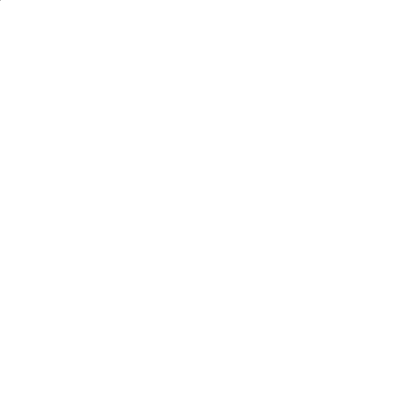
Frame 1 (no input)
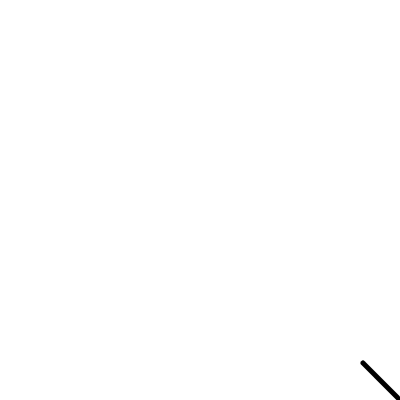
Frame 60 (no input)
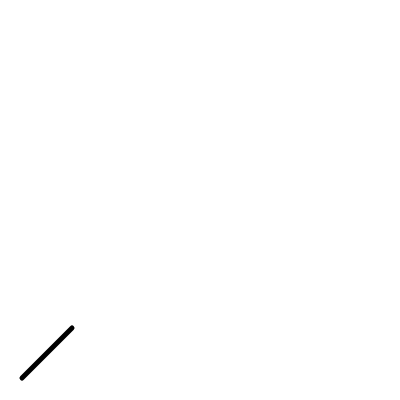
Frame 120 (the mouse pressed at the canvas centre since frame 60)

The p5.js sketch that drew these frames (run headless with seeded random() and noise() and a simulated clock; from frame 60 on, the mouse is pressed at the canvas centre):

// p5.js sketch
// ── sketch.js
//ヘインティハウィ
// 25H104


let x1 = 0;y1 = 0;
let stretch = 50;
let speed = 7;
let x2 = x1 - stretch;
let y2 = y1 - stretch;
let x3 = 400; x4 =  x3 + stretch;
let y3 = 0;y4 = y3 - stretch;
let x5 = 0; y5 = 0;
let x6 = 400;y6 = 300;
let x7 = 195;y7 = 400;
let middistance = 0;
let diameter = 70;
let rb_speed = 4;rbx_speed = 2;
let rb_stopped = false;
let lb_stopped = false;
let state = 0;
let lb_speed = -5.5;
let mid_stopped = false;
let count = 50;
let x1m = 138;
let y1m = 198;
let x2m = 138
let y2m = 198
let smo = 1;
let x11 = 500;
let y11 = 22;
let z = 0;

 
function setup() {
  createCanvas(400, 400);

 
  
  
}

function draw() {
//background(150, 50, 100);
background ( 255,255,255);

if (state === 0 ){
  line1();
}else if ( state === 1){
  line2();
}else if ( state === 2){

  r_ball();
  l_ball();
  middleone();

    if( y5 === 150 && y6 === 150 && y7 === 150 && count >= 0){
    diameter += 0.7;
    middistance += 1;
      x5 += 0.2;
      x6 -= 0.2;
    count --;
  }
  if ( count <= 0){
     middleline();
  }
  if ( y7 === 150 && smo < 10){
    smo ++ ;
  }
  if ( smo === 10){
   name();
  }

}
}
function line1 (){
  line(x1 , y1 ,x2 , y2);
  strokeWeight (5);
  
  x1 += speed;
  y1 += speed;
  x2 += speed;
  y2 += speed;
  if (x2 > 400){
    state = 1;
  }

  
} 
function line2(){
  line ( x3 ,y3 , x4 , y4);
  strokeWeight(5);
  
  x3 -= speed;
  x4 -= speed;
  y3 += speed;
  y4 += speed;
  if ( x4 < 0 ){
    state = 2;
  }
}
function r_ball(){
  
  stroke (0 , 64 ,152);
  strokeWeight (smo);
  fill(255, 255, 255);
  circle (x5 , y5 , diameter );

 if ( !rb_stopped) {
   y5 += rb_speed;
   x5 += rbx_speed;
   
   if ( y5 >= 300 ){
     rb_speed = 0
     rbx_speed = 5.5
   }
   
   if ( x5 >= 255 && rb_speed <= 0){
     rbx_speed = 5.5;
     rb_stopped = true;
  
   }

  }
    if ( y7 <= 300){
    y5 -= 1;
  
  if ( y5 <=150 ){
    y5 = 150;
  }}
}
function l_ball( ){
  
  stroke (0 , 64 ,152);
  strokeWeight (smo);   
  fill(255, 255, 255);
  circle ( x6,y6,diameter);

   if ( !lb_stopped) {
     x6 += lb_speed;
    if (x6 <= 35)  {
      lb_speed *= -1;}
    if ( x6 >= 100 && lb_speed >= 0){
      lb_speed = 1; 

     if ( x6 === 130){
       lb_stopped = true;
       x6 = 130;
     }}}
  if ( y7 <= 300){
    y6 -= 1;
  
  if ( y6 <=150 ){
    y6 = 150;
  }}

}

function middleone(){
 
  
  fill(255, 255, 255);
  stroke (0 , 64 ,152);
  strokeWeight (smo);
  circle (x7 , y7 , middistance );
  if (!mid_stopped){
  if ( middistance < 100){
    middistance ++;
  }
  if ( middistance === 100){
    y7 --;
  if ( y7 === 150 && x7 === 195 ){
    mid_stopped = true;
    y7 = 150;
  }}}

}


function middleline(){
    stroke (0 , 64 ,152);
  if (y5 === 150) {

          line(x1m, y1m, x2m, y2m);
  if (x2m < 253){
      x2m ++;
    }
    if (y2m > 99){
      y2m --;
    }
 
    /* if (y5 === 150) {
  let x1 = 138;
  let y1 = 198;
  let x2 = 253;
  let y2 = 99;
      line(x1, y1, x2, y2);*/
}}
function mousePressed() {
  print("You clicked at: " + mouseX + ", " + mouseY);
}

function name(){
  
noStroke();
textSize(y11);
textAlign(CENTER);
fill(10, 30, 100);
text("大阪産業大学", x11, 300 );
  if (x11 >= 200  ){
    x11 -- ;
    z ++ ;
  }
  if ( x11 < 200 && y11 <= 44){
    y11 ++;
  }
  
}
